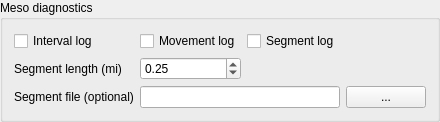
               <widget class="QGroupBox" name="groupBox_MesoLogs">
                <property name="title">
                 <string>Meso diagnostics</string>
                </property>
                <layout class="QGridLayout" name="gridLayout_mesologs" columnstretch="0,1,1,0">
                 <item row="0" column="0">
                  <widget class="QCheckBox" name="checkBox_MesoIntervalLog">
                   <property name="text">
                    <string>Interval log</string>
                   </property>
                   <property name="toolTip">
                    <string>MESO_INTERVAL_LOG — meso_interval_log.csv: per meso link x 15 min, vehicles entered / discharged / on the link vs storage (queue build and clear).</string>
                   </property>
                  </widget>
                 </item>
                 <item row="0" column="1">
                  <widget class="QCheckBox" name="checkBox_MesoMovementLog">
                   <property name="text">
                    <string>Movement log</string>
                   </property>
                   <property name="toolTip">
                    <string>MESO_MOVEMENT_LOG — meso_movement_log.csv: per turn x 15 min, mean and peak queue and the share of time the movement was blocked.</string>
                   </property>
                  </widget>
                 </item>
                 <item row="0" column="2">
                  <widget class="QCheckBox" name="checkBox_MesoSegmentLog">
                   <property name="text">
                    <string>Segment log</string>
                   </property>
                   <property name="toolTip">
                    <string>MESO_SEGMENT_LOG — meso_segment_log.csv: per sub-link segment x 15 min, where along the link the queue tail sits. Feeds the Meso Segments visualizer layer.</string>
                   </property>
                  </widget>
                 </item>
                 <item row="1" column="0">
                  <widget class="QLabel" name="label_segLen">
                   <property name="text">
                    <string>Segment length (mi)</string>
                   </property>
                  </widget>
                 </item>
                 <item row="1" column="1">
                  <widget class="QDoubleSpinBox" name="doubleSpinBox_SegLen">
                   <property name="decimals">
                    <number>2</number>
                   </property>
                   <property name="minimum">
                    <double>0.05</double>
                   </property>
                   <property name="maximum">
                    <double>2.0</double>
                   </property>
                   <property name="singleStep">
                    <double>0.05</double>
                   </property>
                   <property name="value">
                    <double>0.25</double>
                   </property>
                   <property name="toolTip">
                    <string>MESO_SEGMENT_LEN — uniform segment length for the segment log when no segment file covers a link.</string>
                   </property>
                  </widget>
                 </item>
                 <item row="2" column="0">
                  <widget class="QLabel" name="label_segFile">
                   <property name="text">
                    <string>Segment file (optional)</string>
                   </property>
                  </widget>
                 </item>
                 <item row="2" column="1" colspan="2">
                  <widget class="QLineEdit" name="lineEdit_SegFile">
                   <property name="toolTip">
                    <string>MESO_SEGMENT_FILE — sub-link segment boundaries, CSV a_node,b_node,end_mi (e.g. from the GMNS segments). Blank = uniform segments.</string>
                   </property>
                  </widget>
                 </item>
                 <item row="2" column="3">
                  <widget class="QPushButton" name="browse_SegFile">
                   <property name="text">
                    <string>...</string>
                   </property>
                   <property name="toolTip">
                    <string>Pick a segment CSV.</string>
                   </property>
                  </widget>
                 </item>
                </layout>
               </widget>
